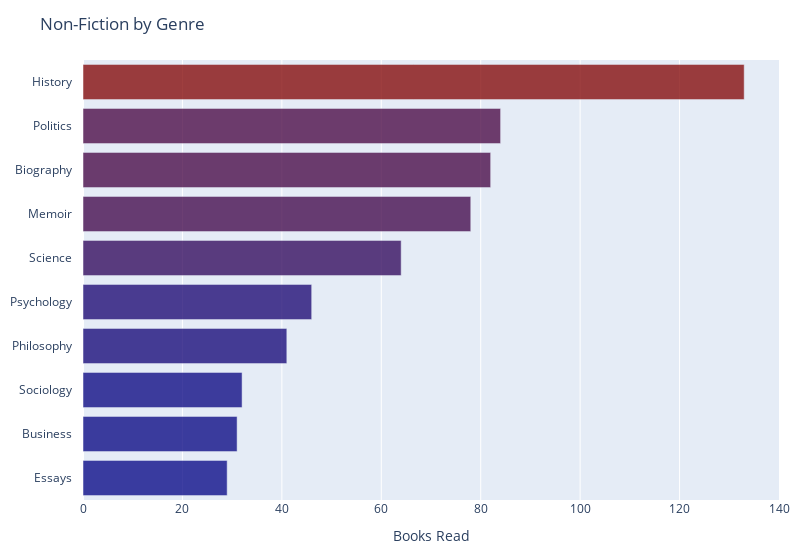

The code cell stored with this chart in its notebook:
### Markdown cell above
### Reading Genres

### Code cell
fig = group_nonfiction_genres(books_df, 10)
fig.show()

div_output = pio.to_html(fig, full_html=False, include_plotlyjs='cdn', config={'responsive': True})
with open("plots/nonfic_genre.html", "w") as f:
    f.write(div_output)

### Figure 1 — Plotly figure (JSON) as saved in the notebook; plotly's stock layout.template omitted (floating-point values rounded to 4 significant figures)
{"data": [{"marker": {"color": [133, 84, 82, 78, 64, 46, 41, 32, 31, 29], "colorscale": [[0, "rgb(0,0,131)"], [1, "rgb(128,0,0)"]], "showscale": false}, "name": "Fiction", "opacity": 0.75, "orientation": "h", "type": "bar", "x": [133, 84, 82, 78, 64, 46, 41, 32, 31, 29], "y": ["History", "Politics", "Biography", "Memoir", "Science", "Psychology", "Philosophy", "Sociology", "Business", "Essays"]}], "layout": {"margin": {"b": 60, "l": 10, "r": 10, "t": 60}, "title": {"text": "Non-Fiction by Genre"}, "width": 800, "xaxis": {"title": {"text": "Books Read"}}, "yaxis": {"automargin": true, "autorange": "reversed", "layer": "below traces", "ticklabelstandoff": 10, "tickmode": "array"}}}
